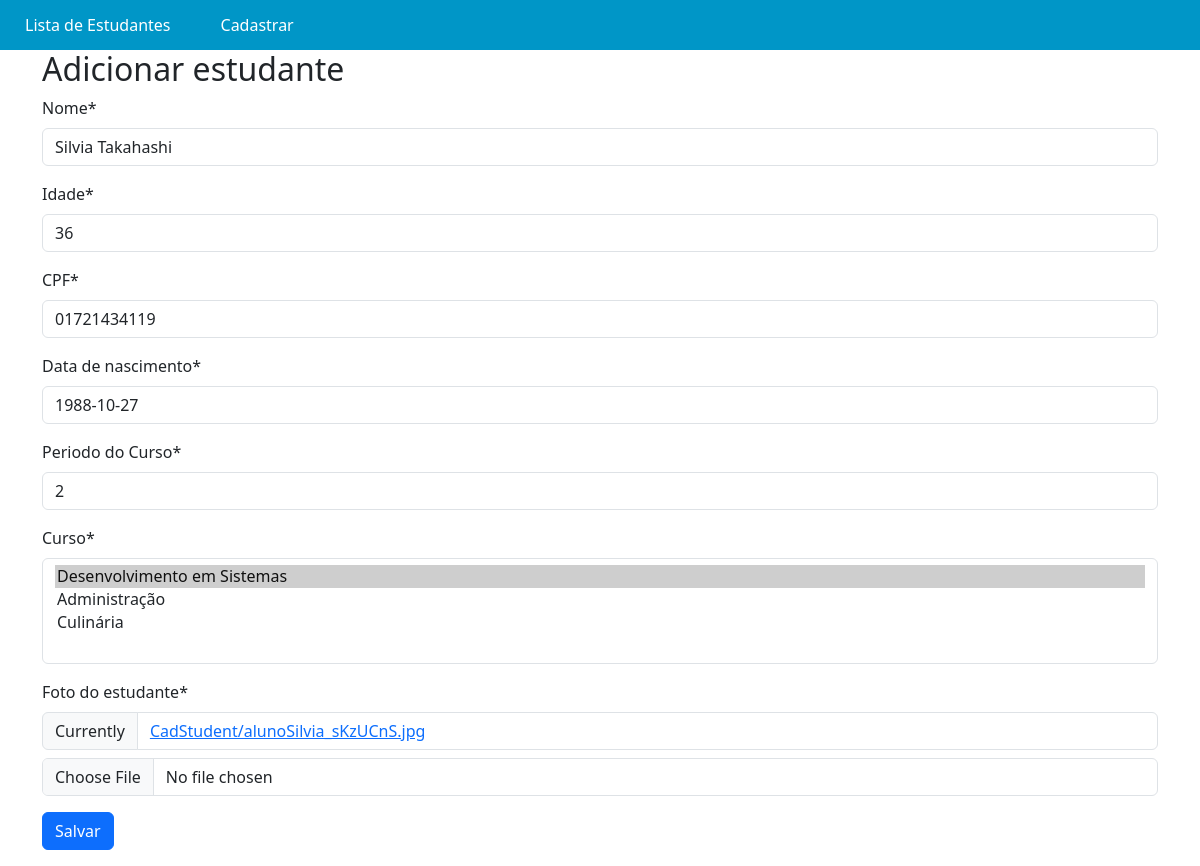
The page /edit/2 on the database as committed earlier.
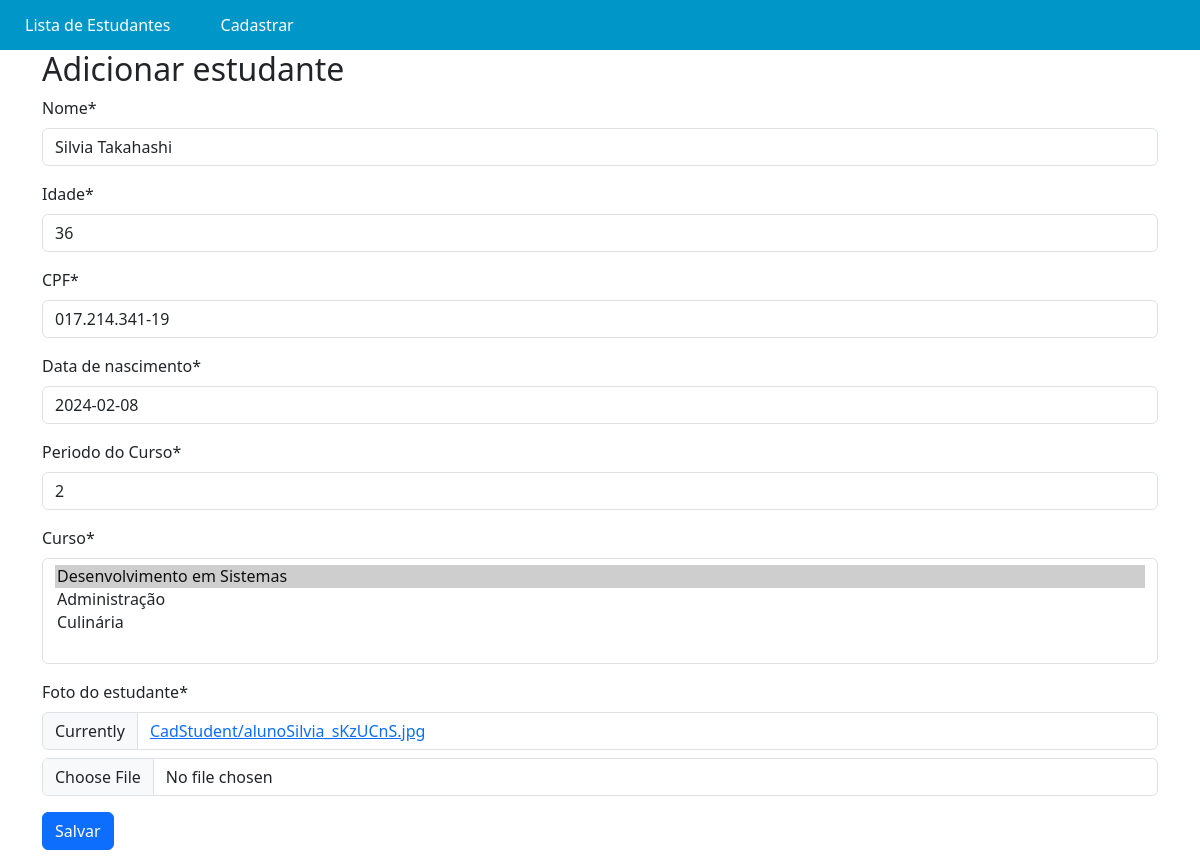
The same page on the database as committed later.
### CadStudent/models.py (models this page shows, shortened)
class Student(models.Model):
    name = models.CharField(max_length=100, verbose_name='Nome')
    age = models.IntegerField(verbose_name='Idade')
    cpf = models.CharField(max_length=15, unique=True, verbose_name='CPF')
    birth_date = models.DateField(max_length=12, verbose_name='Data de nascimento')
    course_period = models.CharField(max_length=50, verbose_name='Periodo do Curso')
    courses = models.ManyToManyField(Course, verbose_name='Curso')
    photo = models.ImageField(upload_to='CadStudent/', null=False, blank=False, verbose_name='Foto do estudante')

class Course(models.Model):
    name = models.CharField(max_length=100)
    def __str__(self):
        return self.name

### CadStudent/views.py (the view)
# urls.py: path('edit/<int:pk>', student_edit, name='student_edit'),
def student_edit(request, pk):
    student = Student.objects.get(pk=pk)
    if request.method == 'POST':
        form = StudentForm(request.POST, instance=student)
        if form.is_valid():
            form.save()
            return redirect('student_list')
    else:
        form = StudentForm(instance=student)
    return render(request, 'CadStudent/student_form.html', {'form': form})

### CadStudent/forms.py
class StudentForm(forms.ModelForm):
    class Meta:
        model = Student
        fields = ['name', 'age', 'cpf', 'birth_date', 'course_period', 'courses', 'photo']

### CadStudent/templates/CadStudent/student_form.html (shortened to what this page needs)
{% block content %}
{% load static %}
{% load crispy_forms_tags %}
<link rel="stylesheet" href="{% static 'CadStudent/css/base.css' %}">
<link rel="stylesheet" href="{% static 'CadStudent/css/detail.css' %}">
<link href="https://cdn.jsdelivr.net/npm/bootstrap@5.3.3/dist/css/bootstrap.min.css" rel="stylesheet">
<body>
    <header>
        <nav>
            <ul>
            <li><a href="{% url 'student_list' %}">Lista de Estudantes</a></li>
            <li><a href="{% url 'student_create' %}">Cadastrar</a></li>
            </ul>
        </nav>
    </header>
<main class="container">
<h2>Adicionar estudante</h2>
<form method="post" enctype="multipart/form-data">
    {{ form|crispy }}
    <button type="submit" class="btn btn-primary">Salvar</button>
</form>
</main>
{% endblock %}

Rows that differ between the two databases and show on the page:
changed Student "Silvia Takahashi": cpf "01721434119" → "017.214.341-19"; birth_date "1988-10-27" → "2024-02-08"
